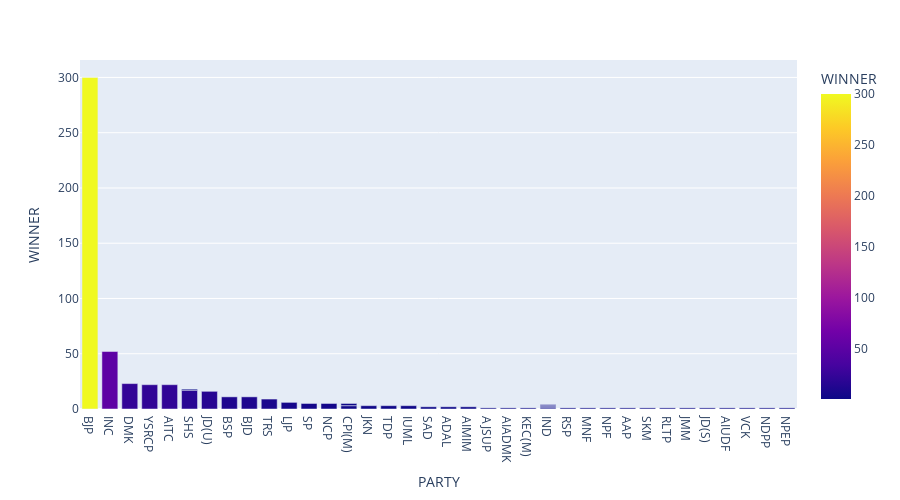

Write notebook code for a chart like this one.
### Code cell
winning_candidates_per_party = df.groupby(['PARTY','SYMBOL'])['WINNER'].sum().reset_index().sort_values('WINNER',ascending = False)
winning_candidates_per_party = winning_candidates_per_party[winning_candidates_per_party['WINNER'] > 0]
fig = px.bar(winning_candidates_per_party, x='PARTY', y='WINNER',hover_data =['SYMBOL'], color='WINNER', height=500)
fig.show()

### Figure 1 — Plotly figure (JSON) as saved in the notebook; plotly's stock layout.template omitted (floating-point values rounded to 4 significant figures)
{"data": [{"alignmentgroup": "True", "customdata": [["Lotus"], ["Hand"], ["Rising Sun"], ["Ceiling Fan"], ["Flowers and Grass"], ["Bow and Arrow"], ["Arrow"], ["Elephant"], ["Conch"], ["Car"], ["Bungalow"], ["Bicycle"], ["Clock"], ["Hammer, Sickle and Star"], ["Plough"], ["Bicycle"], ["Ladder"], ["Scales"], ["Cup & Saucer"], ["Ears of Corn And Sickle"], ["Kite"], ["Banana"], ["Two Leaves"], ["Two Leaves"], ["Man Blowing Turha"], ["Spade & Stoker"], ["Star"], ["Bow & Arrow"], ["Cock"], ["Broom"], ["Table Lamp"], ["Tyres"], ["Bow & Arrow"], ["A lady farmer carrying paddy on her head"], ["Spanner"], ["Battery Torch"], ["Batsman"], ["Lock and Key"], ["Pot"], ["Globe"], ["Book"]], "hovertemplate": "PARTY=%{x}<br>WINNER=%{marker.color}<br>SYMBOL=%{customdata[0]}<extra></extra>", "legendgroup": "", "marker": {"color": [300, 52, 23, 22, 22, 17, 16, 11, 11, 9, 6, 5, 5, 3, 3, 3, 3, 2, 2, 2, 2, 1, 1, 1, 1, 1, 1, 1, 1, 1, 1, 1, 1, 1, 1, 1, 1, 1, 1, 1, 1], "coloraxis": "coloraxis"}, "name": "", "offsetgroup": "", "orientation": "v", "showlegend": false, "textposition": "auto", "type": "bar", "x": ["BJP", "INC", "DMK", "YSRCP", "AITC", "SHS", "JD(U)", "BSP", "BJD", "TRS", "LJP", "SP", "NCP", "CPI(M)", "JKN", "TDP", "IUML", "SAD", "ADAL", "CPI(M)", "AIMIM", "AJSUP", "AIADMK", "KEC(M)", "IND", "RSP", "MNF", "SHS", "NPF", "AAP", "SKM", "RLTP", "JMM", "JD(S)", "IND", "IND", "IND", "AIUDF", "VCK", "NDPP", "NPEP"], "xaxis": "x", "y": [300, 52, 23, 22, 22, 17, 16, 11, 11, 9, 6, 5, 5, 3, 3, 3, 3, 2, 2, 2, 2, 1, 1, 1, 1, 1, 1, 1, 1, 1, 1, 1, 1, 1, 1, 1, 1, 1, 1, 1, 1], "yaxis": "y"}], "layout": {"barmode": "relative", "coloraxis": {"colorbar": {"title": {"text": "WINNER"}}, "colorscale": [[0, "#0d0887"], [0.1111, "#46039f"], [0.2222, "#7201a8"], [0.3333, "#9c179e"], [0.4444, "#bd3786"], [0.5556, "#d8576b"], [0.6667, "#ed7953"], [0.7778, "#fb9f3a"], [0.8889, "#fdca26"], [1, "#f0f921"]]}, "height": 500, "legend": {"tracegroupgap": 0}, "margin": {"t": 60}, "xaxis": {"anchor": "y", "domain": [0, 1], "title": {"text": "PARTY"}}, "yaxis": {"anchor": "x", "domain": [0, 1], "title": {"text": "WINNER"}}}}
